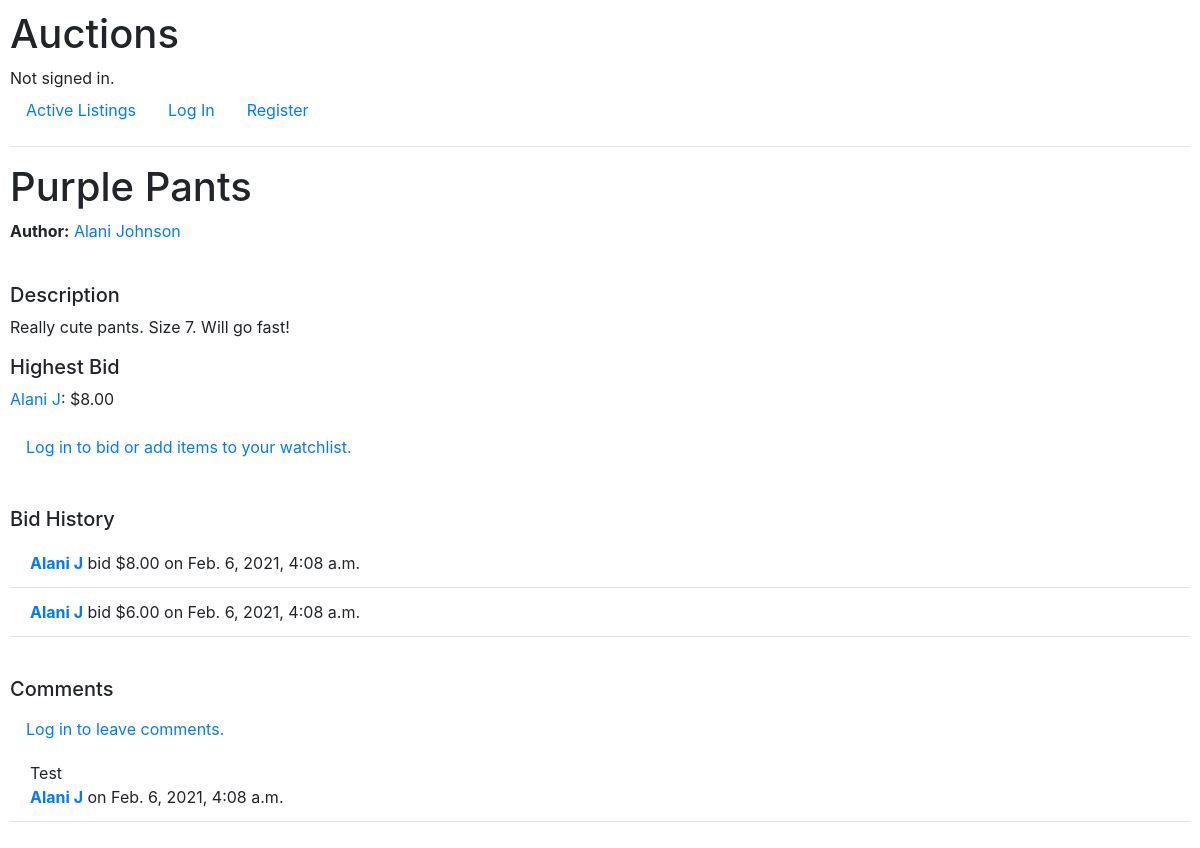
The app's page /listing/2, older data.
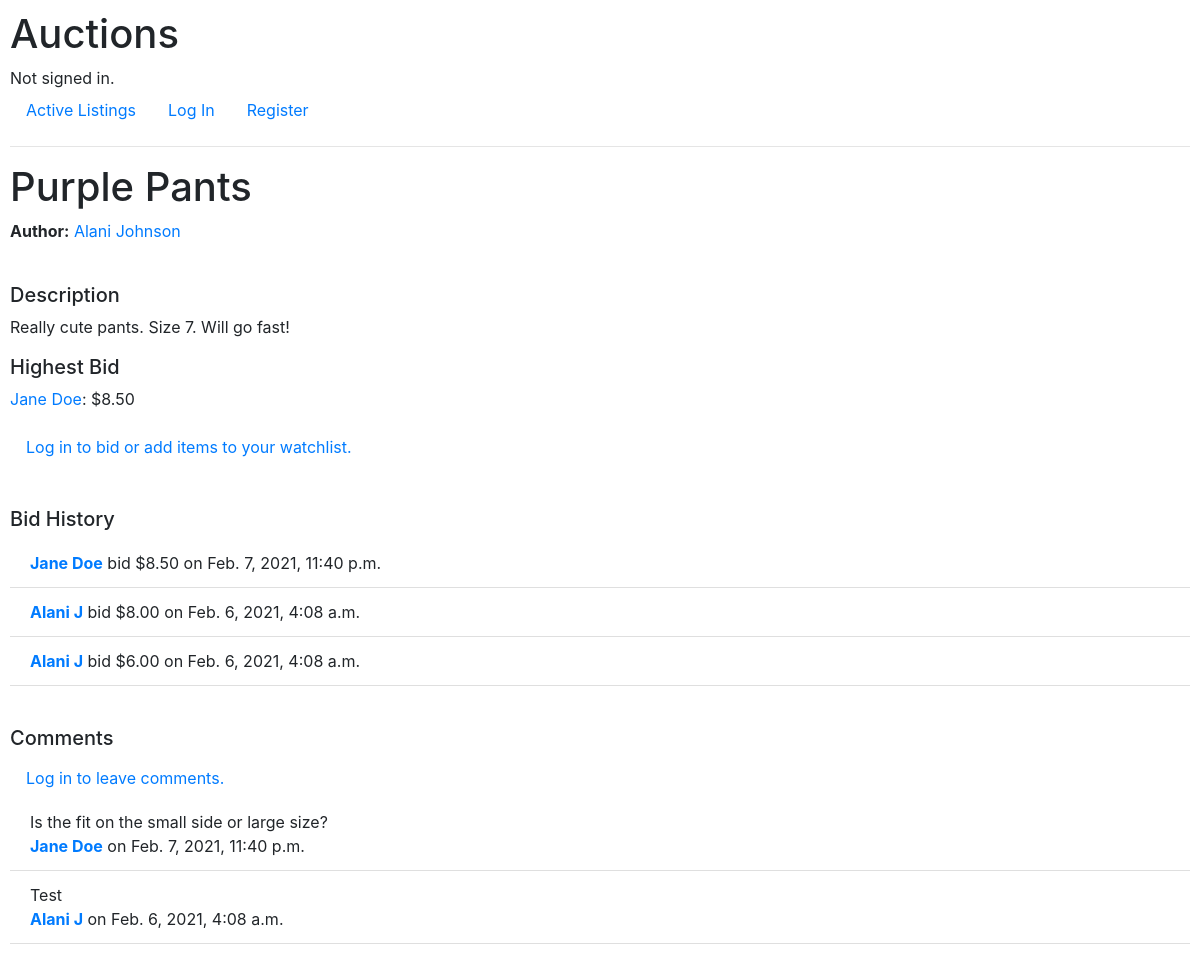
The same page, newer data.
### auctions/models.py (models this page shows, shortened)
class Bid(models.Model):
    listing = models.ManyToManyField(Listing, related_name='bids')
    bidder = models.ForeignKey(User, on_delete=models.CASCADE,related_name='bids')
    amount = models.DecimalField('Bid Amount', max_digits=9, decimal_places=2,validators=[MinValueValidator(Decimal('0.00'))])
    date_bid = models.DateTimeField('Date Bid', default=timezone.now(), null=False)

class User(AbstractUser):
    email = models.EmailField('email address', null=True, unique=True)
    date_joined = models.DateTimeField('date joined', default=timezone.now())
    is_admin = models.BooleanField(default=False)
    REQUIRED_FIELDS = ['email']
    objects = UserManager()

class UserProfile(models.Model):
    user = models.OneToOneField(User, on_delete=models.CASCADE, null=False, primary_key=True, related_name='profile')
    first_name = models.CharField('first name', unique=False, max_length = 64, null=False)
    last_name = models.CharField('last name', unique=False, max_length=64, null=False)
    watchlist = models.ManyToManyField(Listing)

class Comment(models.Model):
    listing = models.ForeignKey(Listing, on_delete=models.CASCADE, related_name='comments')
    author = models.ForeignKey(User, on_delete=models.CASCADE, related_name='comments')
    content = models.TextField('Enter Comment', null=False, default="")
    date_posted = models.DateTimeField('Date Posted', default=timezone.now(), null=False)

### auctions/views.py (the view, shortened to what this page needs)
# urls.py: path("listing/<int:id>", views.listing, name="listing"),
def listing(request, id):
    listing = Listing.objects.get(id=id)
    comment_form = None
    if listing.is_open == True:
        comment_form = CreateCommentForm(initial={'listing':listing, 'author':request.user})
    return render_listing(request, id, CreateBidForm(initial={'listing':listing, 'bidder':request.user}), comment_form)

### auctions/models.py (called while the page is built)
    def highest_bid(self):
        bids = self.bids.all()
        if len(bids) != 0:
            return bids.order_by('-amount')[0]
        else:
            return None

    def get_comments(self):
        return self.comments.all()

### auctions/views.py (called while the page is built)
def render_listing(request, id, bid_form, comment_form):
    listing = Listing.objects.get(id=id)
    bids = listing.bids.all()
    highest_bid = listing.highest_bid() # can be None
    user_watchlist = None
    if request.user.is_authenticated:
            user_watchlist = request.user.profile.watchlist.all()
    return render(request,"auctions/listing.html", {
        "listing":listing,
        "title": listing.title,
        "author": listing.author,
        "user": request.user,
        "last_bid": highest_bid,
        "bid_form": bid_form,
        "bids": bids,
        "comment_form": comment_form,
        "comments":listing.get_comments(),
        "user_watchlist":user_watchlist
    })

### auctions/templates/auctions/listing.html (shortened to what this page needs)
{% extends "auctions/layout.html" %}
{% block body %}
    <h1> {{title}} </h1>
    <b>Author:</b> <a href={% url 'profile' username=listing.author.username %} >{{listing.author.profile.first_name}} {{listing.author.profile.last_name}}</a>
    <h5 style="margin-top: 40px">Description</h5>
    <p>
        {{listing.description}}
    </p>
    <p>
    <h5> Highest Bid </h5>
    <div>
    {% if last_bid and listing.is_open %}
        <a href={% url 'profile' username=last_bid.bidder.username %} >{{last_bid.bidder.profile.first_name}} {{last_bid.bidder.profile.last_name}}</a>: ${{last_bid.amount}}
    {% elif listing.is_open %}
        <div>Be the first to bid!</div>
        <div>Minimum Amount: ${{listing.min_bid}}</div>
    {% endif %}
    </div>
    </p>
    {% if listing.is_open == True %}
        {% if user.is_authenticated %}
            <form action={% url 'listing' id=listing.id %} method="post">
                {% csrf_token %}
                {{ form.non_field_errors }}
                {% if user == author %}
                    <input class="btn btn-danger" type="submit" value="Close Listing" name="button">
                {% else %}
                    {{ bid_form.as_p }}
                    <input class="btn btn-danger" type="submit" value="Bid" name="button">
                {% endif %}
            </form>
        {% else %}
            <a class="nav-link" href="/login?next={{request.path}}">Log in to bid or add items to your watchlist.</a>
        {% endif %}
    {% endif %}
<p>
    <h5 style="margin-top: 40px">Bid History</h5>
    <ul class="list-group list-group-flush">
        {% for bid in bids reversed %}
            <li class="list-group-item"><a href={% url 'profile' username=bid.bidder.username %} ><b>{{bid.bidder.profile.first_name}} {{bid.bidder.profile.last_name}}</b></a> bid ${{bid.amount}} on {{bid.date_bid}}</li>
        {% endfor %}
    </ul>
</p>
<p>
    <h5 style="margin-top: 40px">Comments</h5>
    {% if listing.is_open %}
        {% if user.is_authenticated %}
            <form action={%url 'listing' id=listing.id %} method="post">
                {% csrf_token %}
                {{comment_form.as_p}}
                <input class="btn btn-primary" type="submit" value="Submit Comment" name="button">
            </form>
        {% else %}
        <a class="nav-link" href="/login?next={{request.path}}">Log in to leave comments.</a>
        {% endif %}
    {% endif %}
    <ul class="list-group list-group-flush">
        {% for comment in comments reversed %}
            <li class="list-group-item">
                {{comment.content}}
                <div><b><a href={% url 'profile' username=comment.author.username %} >{{comment.author.profile.first_name}} {{comment.author.profile.last_name}}</b></a> on {{comment.date_posted}} </div>
            </li>
        {% endfor %}
    </ul>
</p>
{% endblock %}

Row changes from the older to the newer data that the page shows:
added Bid: bidder.profile.first_name "Jane", bidder.profile.last_name "Doe", amount "8.50", date_bid "Feb. 7, 2021, 11:40 p.m."
added Comment: content "Is the fit on the small side or large size?", author.profile.first_name "Jane", author.profile.last_name "Doe", date_posted "Feb. 7, 2021, 11:40 p.m."
Text that changed along with them:
{{ last_bid.bidder.profile.first_name }}: "Alani" → "Jane"
{{ last_bid.bidder.profile.last_name }}: "J" → "Doe"
{{ last_bid.amount }}: "8.00" → "8.50"
